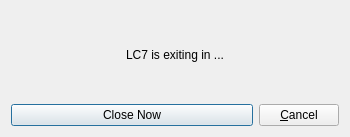
<?xml version="1.0" encoding="UTF-8"?>
<ui version="4.0">
 <class>LC7ExitWarningDlg</class>
 <widget class="QDialog" name="LC7ExitWarningDlg">
  <property name="geometry">
   <rect>
    <x>0</x>
    <y>0</y>
    <width>350</width>
    <height>137</height>
   </rect>
  </property>
  <property name="windowTitle">
   <string>Exiting...</string>
  </property>
  <layout class="QVBoxLayout" name="verticalLayout_2">
   <item alignment="Qt::AlignHCenter">
    <widget class="QLabel" name="exitWarningLabel">
     <property name="text">
      <string>LC7 is exiting in ...</string>
     </property>
    </widget>
   </item>
   <item>
    <layout class="QHBoxLayout" name="horizontalLayout">
     <item>
      <widget class="QPushButton" name="closeNowButton">
       <property name="text">
        <string>Close Now</string>
       </property>
      </widget>
     </item>
     <item>
      <widget class="QPushButton" name="cancelButton">
       <property name="sizePolicy">
        <sizepolicy hsizetype="Fixed" vsizetype="Fixed">
         <horstretch>0</horstretch>
         <verstretch>0</verstretch>
        </sizepolicy>
       </property>
       <property name="text">
        <string>&amp;Cancel</string>
       </property>
      </widget>
     </item>
    </layout>
   </item>
  </layout>
 </widget>
 <resources/>
 <connections/>
</ui>
